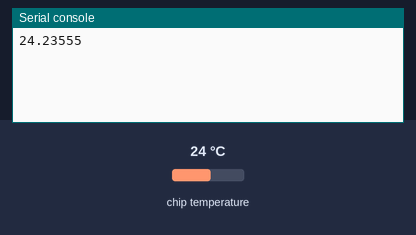
Bench run of a program on a simulated Raspberry Pi Pico running MicroPython. Parts: the last lines printed to the serial console. The test bench sets the inputs (shaded band); at power-on: chip temperature 24 °C.

Above: at 1.2 s.
1.3 s: chip temperature set to 1 °C
At 2.8 s:
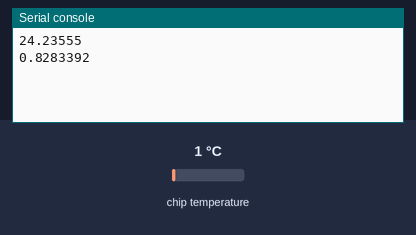
4.0 s: chip temperature set to 11 °C
At 5.5 s:
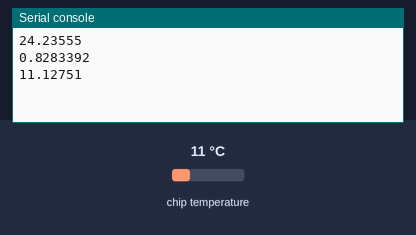
Timing chart, 0 to 7.0 s (numbered marks = the images above; inputs shaded):
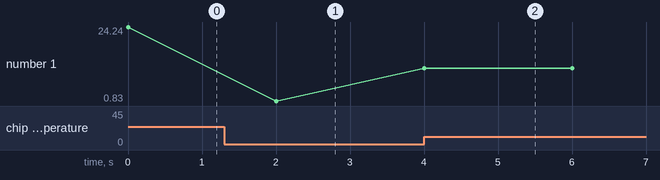

Measured:
- after the input at 1.3 s, the serial console: prints a new line after 0.70 s (image 1)
- after the input at 4.0 s, the serial console: prints a new line at once (image 2)
- plotted number 1: 24.24 → 0.83 after the input at 1.3 s, 0.83 → 11.13 after the input at 4.0 s

The program:

Temperature.py
```python
import machine
import utime

conversion_factor = 3.3/65535
sensor_temp = machine.ADC(4)

while True:
    reading = sensor_temp.read_u16() * conversion_factor
    temperature = 27 - (reading - 0.706)/0.001721
    print(temperature)
    utime.sleep(2)
```
